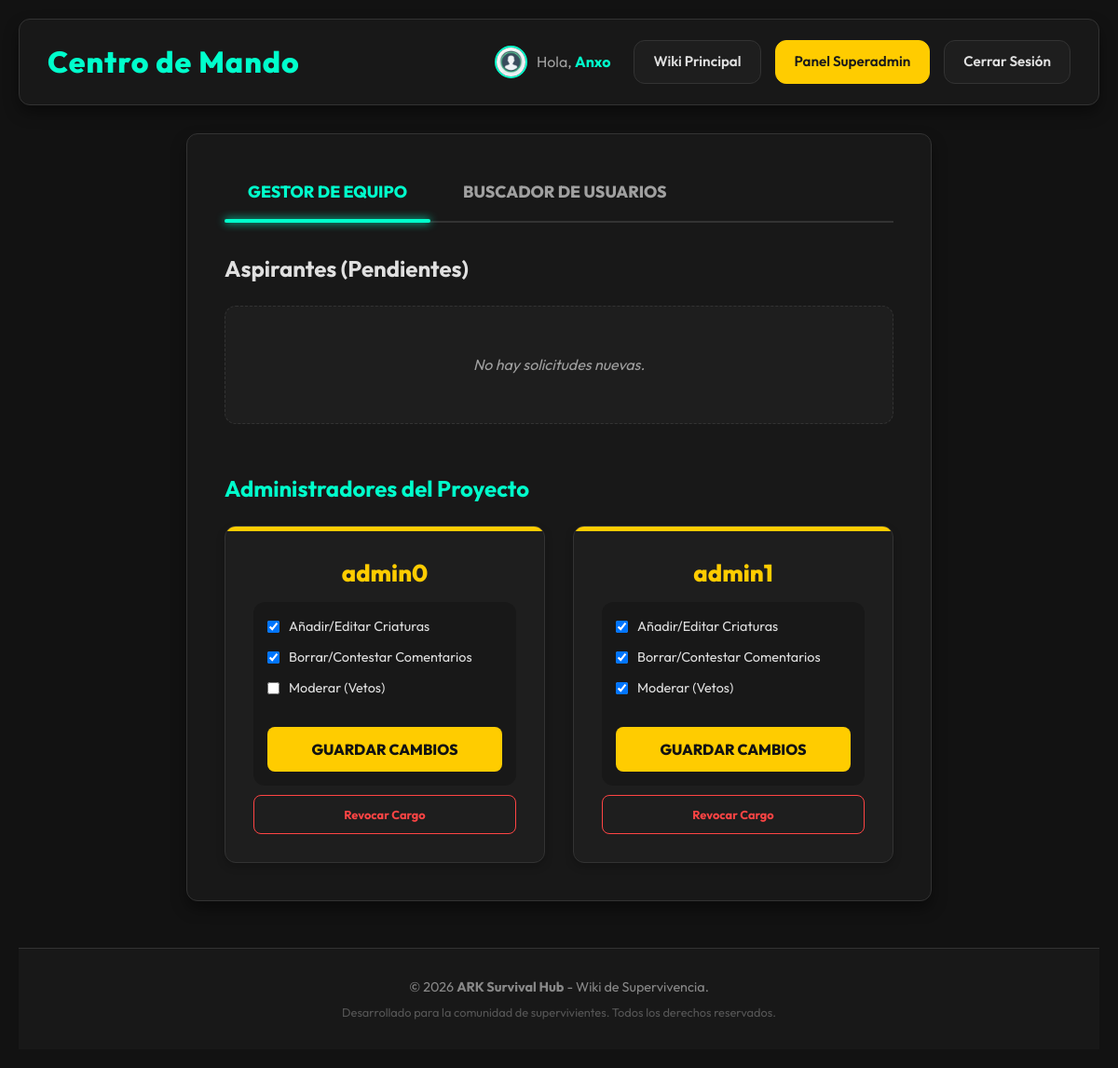
Before: /panel_superadmin.php (signed in) with the older database file.
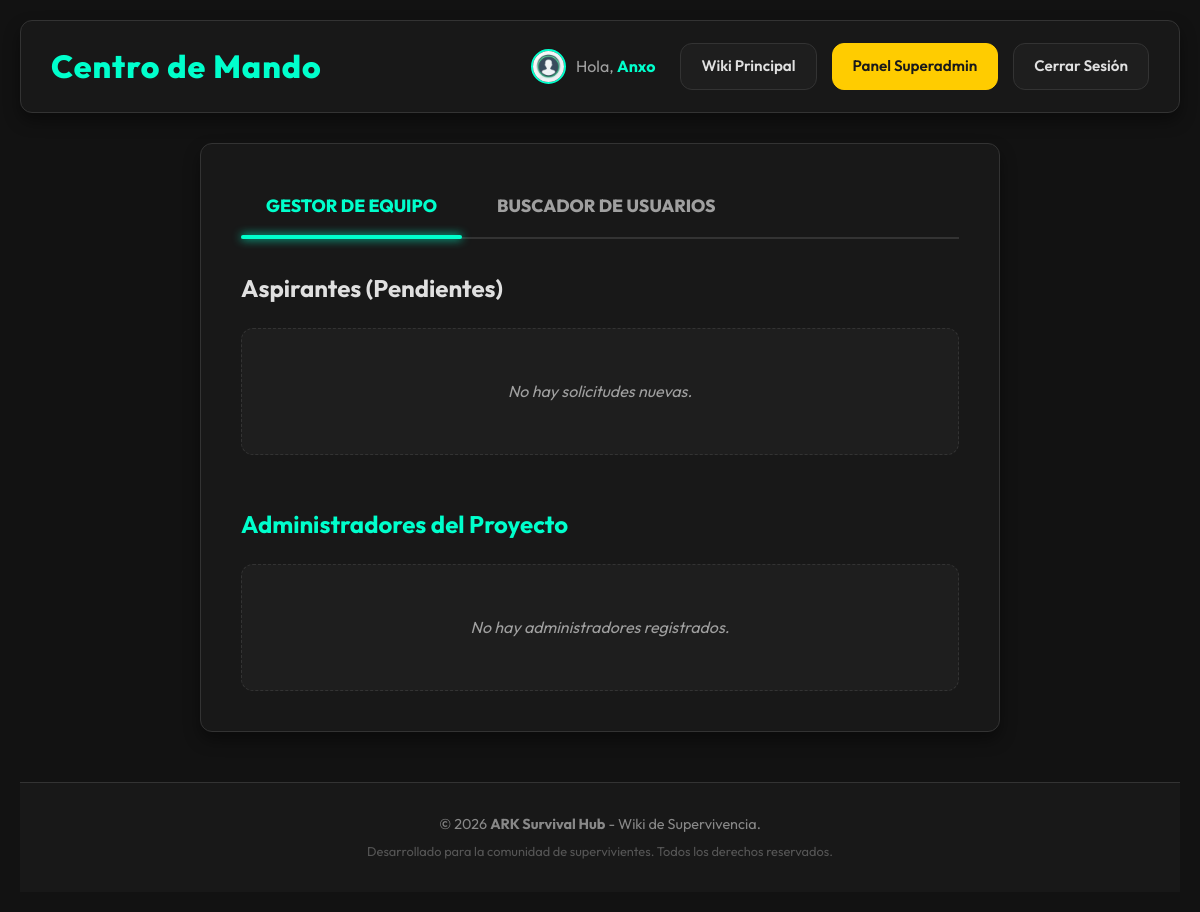
After: the same page with the newer database file.
### tables this page shows
CREATE TABLE `usuarios` (
  `id` int(11) NOT NULL AUTO_INCREMENT,
  `nick` varchar(50) NOT NULL,
  `email` varchar(100) DEFAULT NULL,
  `password` varchar(255) NOT NULL,
  `rol` varchar(20) DEFAULT 'usuario',
  `foto_perfil` varchar(255) DEFAULT 'default.png',
  `permiso_insertar_dino` tinyint(1) DEFAULT 1,
  `permiso_eliminar_comentario` tinyint(1) DEFAULT 1,
  `permiso_moderar_usuarios` tinyint(1) DEFAULT 0,
  `recuperar_token` varchar(100) DEFAULT NULL,
  `recuperar_expira` datetime DEFAULT NULL,
  `baneado_hasta` datetime DEFAULT NULL,
  `motivo_ban` text DEFAULT NULL,
  `ban_permanente` tinyint(1) DEFAULT 0,
  `intentos_fallidos` int(11) DEFAULT 0,
  `ultimo_fallo` datetime DEFAULT NULL,
  `verificado` tinyint(1) DEFAULT 0,
  `codigo_verificacion` varchar(10) DEFAULT NULL,
  PRIMARY KEY (`id`)
);

### panel_superadmin.php (the view, shortened to what the changed rows need)
<?php
include 'config/db.php';
$sql_activos = "SELECT * FROM usuarios WHERE rol = 'admin' AND password != ''";
$stmt_a = $conexion->prepare($sql_activos);
$stmt_a->execute();
$admins_activos = $stmt_a->fetchAll(PDO::FETCH_ASSOC);
$busqueda = isset($_GET['buscar_usuario']) ? trim($_GET['buscar_usuario']) : '';
$tab_activa = (!empty($busqueda) || isset($_GET['tab_usuarios'])) ? 'usuarios' : 'admins';
?>
<!DOCTYPE html>
<html lang="es">
<head>
    <link rel="stylesheet" href="assets/css/estilos.css?v=1.7">
</head>
<body>
    <?php
    include 'includes/header.php';
    ?>
    <main class="contenedor-detalle max-w-1000">
        <div id="gestion-equipo" class="tab-content <?php echo $tab_activa == 'admins' ? 'active' : ''; ?>">
            <section class="mb-50">
                <h2 class="mb-20">Aspirantes (Pendientes)</h2>
            </section>
            <section>
                <h2 class="accent-text mb-20">Administradores del Proyecto</h2>
                <?php if (count($admins_activos) > 0): ?>
                    <div class="lista-admins">
                        <?php foreach ($admins_activos as $admin): ?>
                            <div class="admin-card border-accent-top">
                                <h3 class="admin-nick accent-text"><?php echo htmlspecialchars($admin['nick']); ?></h3>
                                <form action="actions/procesar_permisos.php" method="POST" class="admin-actions p-15 bg-soft-dark border-radius mt-10">
                                    <div class="flex-column align-start gap-10 mb-15">
                                        <label class="cursor-pointer d-flex align-center gap-10 f-09"><input type="checkbox" name="permiso_insertar_dino" <?php echo ($admin['permiso_insertar_dino'] == 1) ? 'checked' : ''; ?> class="w-auto"> Añadir/Editar Criaturas</label>
                                        <label class="cursor-pointer d-flex align-center gap-10 f-09"><input type="checkbox" name="permiso_eliminar_comentario" <?php echo ($admin['permiso_eliminar_comentario'] == 1) ? 'checked' : ''; ?> class="w-auto"> Borrar/Contestar Comentarios</label>
                                        <label class="cursor-pointer d-flex align-center gap-10 f-09"><input type="checkbox" name="permiso_moderar_usuarios" <?php echo ($admin['permiso_moderar_usuarios'] == 1) ? 'checked' : ''; ?> class="w-auto"> Moderar (Vetos)</label>
                                    </div>
                                    <button type="submit" class="btn-activar f-085 p-10 bg-header-accent">Guardar Cambios</button>
                                </form>
                                <form action="actions/procesar_permisos.php" method="POST" class="w-100 mt-10">
                                    <button type="submit" class="btn-cancelar f-08 p-8" onclick="return confirm('¿Quitar rango de admin?');">Revocar Cargo</button>
                                </form>
                            </div>
                        <?php endforeach; ?>
                    </div>
                <?php else: ?>
                    <p class="mensaje-vacio">No hay administradores registrados.</p>
                <?php endif; ?>
            </section>
        </div>
    </main>
    <?php include 'includes/footer.php'; ?>
</body>
</html>

Changed rows visible on the page:
removed usuarios: nick "admin0", permiso_insertar_dino "☑", permiso_eliminar_comentario "☑"
removed usuarios: nick "admin1", permiso_insertar_dino "☑", permiso_eliminar_comentario "☑", permiso_moderar_usuarios "☑"
Other visible differences:
text now shown: "No hay administradores registrados."
